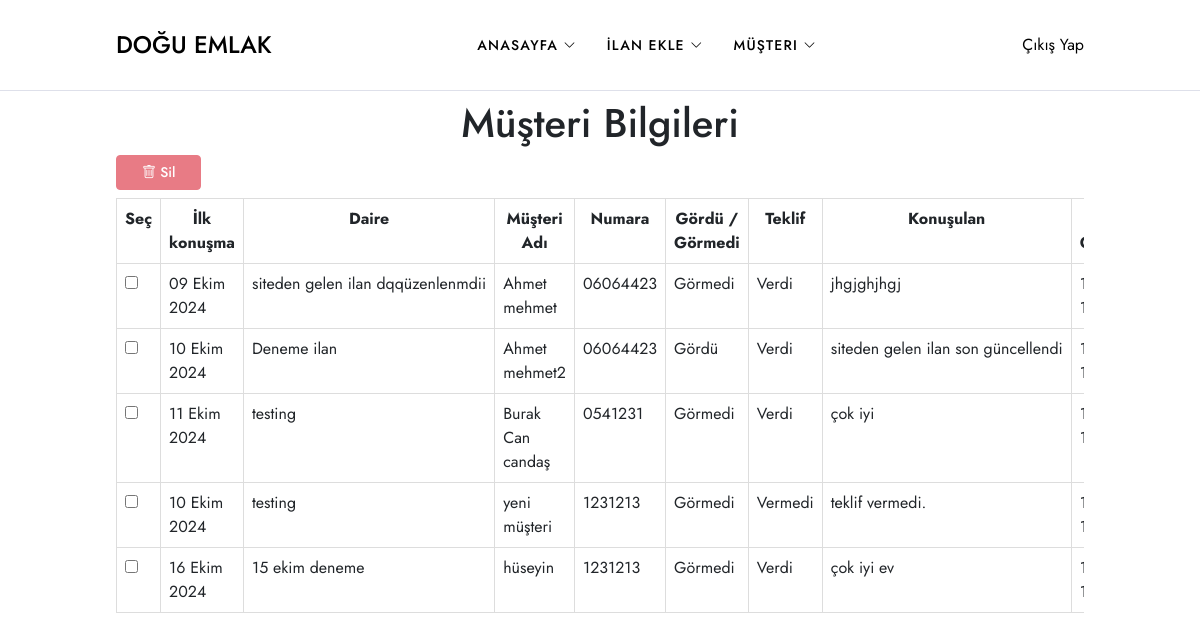
/musteri/, run on the app's committed database.
### emlakapp/models.py (models this page shows, shortened)
class Musteri(models.Model):
    ilan = models.ForeignKey('Ilan', on_delete=models.CASCADE)
    konusulanTarih = models.DateField()
    musteriAdi = models.CharField(max_length=255)
    musteriNo = models.CharField(max_length=50)
    gorduMu = models.BooleanField(choices=[(True, 'Gördü'), (False, 'Görmedi')], default=False)
    teklif = models.BooleanField(choices=[(True, 'Verdi'), (False, 'Vermedi')], default=False)
    mesaj = models.TextField()
    songuncellemeTarihi = models.DateTimeField(auto_now=True)

class Ilan(models.Model):
    ilan_basligi = models.CharField(max_length=255)
    mahalle = models.CharField(max_length=50, choices=[
        ('Aksoy', 'Aksoy'),
        ('Alaybey', 'Alaybey'),
        ('Atakent', 'Atakent'),
        ('Bahariye', 'Bahariye'),
        ('Bahçelievler', 'Bahçelievler'),
        ('Bahriye Üçok', 'Bahriye Üçok'),
        ('Bostanlı', 'Bostanlı'),
        ('Cumhuriyet', 'Cumhuriyet'),
        ('Dedebaşı', 'Dedebaşı'),
        ('Demirköprü', 'Demirköprü'),
        ('Donanmacı', 'Donanmacı'),
        ('Fikri Altay', 'Fikri Altay'),
        ('Goncalar', 'Goncalar'),
        ('İmbatlı', 'İmbatlı'),
        ('İnönü', 'İnönü'),
        ('Latife Hanım', 'Latife Hanım'),
        ('Mavişehir', 'Mavişehir'),
        ('Mustafa Kemal', 'Mustafa Kemal'),
        ('Nergiz', 'Nergiz'),
        ('Örnekköy', 'Örnekköy'),
        ('Sancaklı', 'Sancaklı'),
        ('Şemikler', 'Şemikler'),
        ('Tersane', 'Tersane'),
        ('Tuna', 'Tuna'),
        ('Yalı', 'Yalı'),
        ('Yamanlar', 'Yamanlar'),
        ('Zübeyde Hanım', 'Zübeyde Hanım'),
    ])
    m2_brut = models.PositiveIntegerField()
    oda_sayisi = models.CharField(max_length=10, choices=[
        ('1+0', '1+0'),
        ('1+1', '1+1'),
        ('2+0', '2+0'),
        ('2+1', '2+1'),
        ('2+2', '2+2'),
        ('3+1', '3+1'),
        ('3+2', '3+2'),
        ('4+1', '4+1'),
        ('4+2', '4+2'),
        ('4+3', '4+3'),
        ('4+4', '4+4'),
        ('5+1', '5+1'),
        ('5+2', '5+2'),
    ])
    bina_yasi = models.CharField(max_length=20, choices=[
        ('0', '0'),
        ('1', '1'),
        ('2', '2'),
        ('3', '3'),
        ('4', '4'),
        ('5', '5'),
        ('5-10', '5-10 Arası'),
        ('11-15', '11-15 Arası'),
        ('16-20', '16-20 Arası'),
        ('21-25', '21-25 Arası'),
        ('25+', '25 ve üzeri'),
    ])
    bulunduğu_kat = models.PositiveIntegerField()
    kat_sayisi = models.PositiveIntegerField()
    isitma_turu = models.CharField(max_length=50, choices=[
        ('Yok', 'Yok'),
        ('Soba', 'Soba'),
        ('Doğalgaz', 'Doğalgaz'),
        ('Merkezi', 'Merkezi'),
        ('Kombi (Doğalgaz)', 'Kombi (Doğalgaz)'),
        ('Kombi (Elektrik)', 'Kombi (Elektrik)'),
        ('Yerden ısıtma', 'Yerden ısıtma'),
        ('Klima', 'Klima'),
    ])
    banyo_sayisi = models.CharField(max_length=10, choices=[
        ('Yok', 'Yok'),
        ('1', '1'),
        ('2', '2'),
        ('3', '3'),
        ('4', '4'),
    ])
    balkon = models.BooleanField(default=False)  # Var Yok checkbox
    asansor = models.BooleanField(default=False)  # Var Yok checkbox
    esya_durumu = models.CharField(max_length=10, choices=[
        ('Eşyalı', 'Eşyalı'),
        ('Eşyasız', 'Eşyasız'),
    ])
    kullanim_durumu = models.CharField(max_length=20, choices=[
        ('Boş', 'Boş'),
        ('Kiracılı', 'Kiracılı'),
        ('Mülk sahibi', 'Mülk sahibi'),
    ])
    kimden = models.CharField(max_length=50, choices=[
        ('Sahibinden', 'Sahibinden'),
        ('Emlak ofisinden', 'Emlak ofisinden'),
        ('Bankadan', 'Bankadan'),
        ('İnşaat firmasından', 'İnşaat firmasından'),
    ])
    ilan_tarihi = models.DateField()
    fiyat = models.DecimalField(max_digits=10, decimal_places=2)
    foto1 = models.ImageField(upload_to='ilan_fotoğrafları/', blank=True, null=True)
    foto2 = models.ImageField(upload_to='ilan_fotoğrafları/', blank=True, null=True)
    foto3 = models.ImageField(upload_to='ilan_fotoğrafları/', blank=True, null=True)
    foto4 = models.ImageField(upload_to='ilan_fotoğrafları/', blank=True, null=True)
    foto5 = models.ImageField(upload_to='ilan_fotoğrafları/', blank=True, null=True)
    foto6 = models.ImageField(upload_to='ilan_fotoğrafları/', blank=True, null=True)
    user = models.ForeignKey(settings.AUTH_USER_MODEL, on_delete=models.CASCADE, related_name='ilanlar')

### emlakapp/views.py (the view)
# urls.py: path('musteri/', musteri, name='musteri'),
def musteri(request):
    musteriler = Musteri.objects.all()
    return render(request, 'musteri.html', {'musteriler': musteriler})

### emlakapp/templates/musteri.html
{% extends "base.html" %}
{% load static %}
{% block content %}
        <h1 class="text-center mt-2 "> Müşteri Bilgileri </h1>
    {% include "partials/_musteriKart.html" %}
{% endblock content %}

### templates/partials/_musteriKart.html (shortened to what this page needs)
<section class="content">
  <div class="container">
    <div class="content-main">
      <div class="content-card">
        <div class="mb-2 mt-2">
          <button class="btn btn-danger btn-sm" id="delete-button" title="Sil" disabled>
            <i class="bi bi-trash"></i> Sil
          </button>
        </div>
        <div class="table-container" style="overflow-y: auto;">
          <table class="table2 table-striped" id="listing-table">
            <thead>
              <tr class="text-center">
                <th scope="col">Seç</th>
                <th scope="col">İlk konuşma</th>
                <th scope="col">Daire</th>
                <th scope="col">Müşteri Adı</th>
                <th scope="col">Numara</th>
                <th scope="col">Gördü / Görmedi</th>
                <th scope="col">Teklif</th>
                <th scope="col">Konuşulan</th>
                <th scope="col">Son Güncellenme</th>
              </tr>
            </thead>
            <tbody>
              {% for musteri in musteriler %}
                <tr>
                  <td><input type="checkbox" class="row-selector" data-id="{{ musteri.id }}"></td>
                  <td>{{ musteri.konusulanTarih }}</td>
                  <td>{{ musteri.ilan.ilan_basligi }}</td>
                  <td>{{ musteri.musteriAdi }}</td>
                  <td>{{ musteri.musteriNo }}</td>
                  <td>{{ musteri.gorduMu|yesno:"Gördü,Görmedi" }}</td>
                  <td>{{ musteri.teklif|yesno:"Verdi,Vermedi" }}</td>
                  <td>{{ musteri.mesaj }}</td>
                  <td>{{ musteri.songuncellemeTarihi|date:"d.m.Y H:i" }}</td>
                </tr>
              {% empty %}
                <tr>
                  <td colspan="10" class="text-center">Henüz müşteri bulunmamaktadır.</td>
                </tr>
              {% endfor %}
            </tbody>
          </table>
        </div>
      </div>
    </div>
  </div>
</section>

### static/style/style.css (style rules this page uses)
* { margin: 0; padding: 0; box-sizing: border-box; font-family: "Jost", sans-serif; }
h1, h2, h3, h4, h5, h6, p { margin: 0; }
button { cursor: pointer; border: none; }
body { overflow-x: hidden; }
.btn { display: inline-block; padding: 0 25px; line-height: 40px; font-weight: 500; border: 1px solid black; transition: .2s ease all; }
.btn-sm { line-height: 33px; }
.container { max-width: 1200px; width: 100%; margin: 0 auto; }
@media (max-width: 1200px) { .container { max-width: 992px; } }
.table2 { width: 100%; table-layout: auto; border-collapse: collapse; }
.table2 th, .table2 td { padding: 8px; border: 1px solid #ddd; vertical-align: top; }
.table2 th:nth-child(3), .table2 td:nth-child(3) { width: 150px; white-space: nowrap; overflow: hidden; text-overflow: ellipsis; }
.table2 th:nth-child(8), .table2 td:nth-child(8) { width: 300px; white-space: nowrap; overflow: hidden; text-overflow: ellipsis; }

### data on the page
Musteri: konusulanTarih "09 Ekim 2024", ilan.ilan_basligi "siteden gelen ilan dqqüzenlenmdii", musteriAdi "Ahmet mehmet", musteriNo "06064423", gorduMu "Görmedi", teklif "Verdi", mesaj "jhgjghjhgj"
Musteri: konusulanTarih "10 Ekim 2024", ilan.ilan_basligi "Deneme ilan", musteriAdi "Ahmet mehmet2", musteriNo "06064423", gorduMu "Gördü", teklif "Verdi", mesaj "siteden gelen ilan son güncellendi"
Musteri: konusulanTarih "11 Ekim 2024", ilan.ilan_basligi "testing", musteriAdi "Burak Can candaş", musteriNo "0541231", gorduMu "Görmedi", teklif "Verdi", mesaj "çok iyi"
Musteri: konusulanTarih "10 Ekim 2024", ilan.ilan_basligi "testing", musteriAdi "yeni müşteri", musteriNo "1231213", gorduMu "Görmedi", teklif "Vermedi", mesaj "teklif vermedi."
Musteri: konusulanTarih "16 Ekim 2024", ilan.ilan_basligi "15 ekim deneme", musteriAdi "hüseyin", musteriNo "1231213", gorduMu "Görmedi", teklif "Verdi", mesaj "çok iyi ev"
